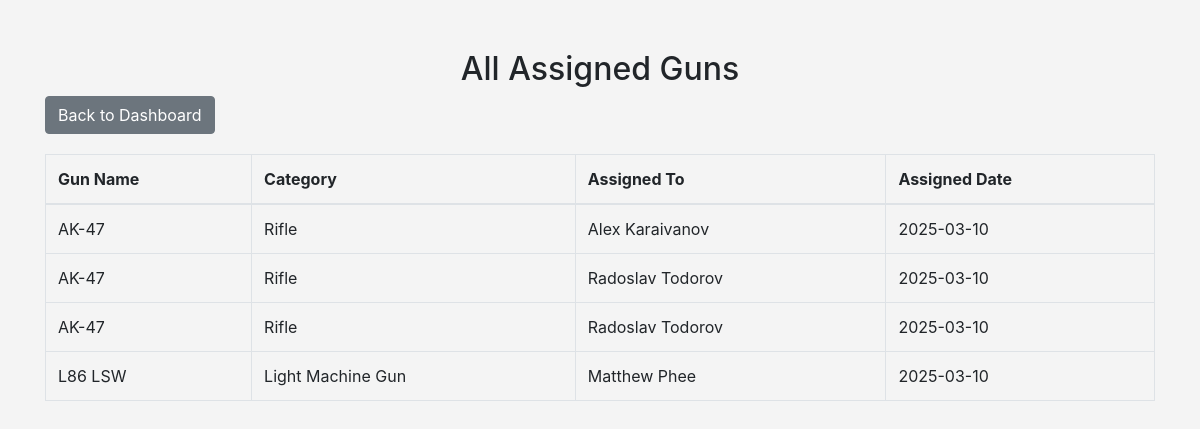
The page /assigned_guns/ (signed in) on the database its author committed.
### inventory_app/models.py (models this page shows, shortened)
class Assignment(models.Model):
    person = models.ForeignKey(Person, on_delete=models.CASCADE)
    gun = models.ForeignKey(Gun, on_delete=models.CASCADE)
    date_assigned = models.DateTimeField(auto_now_add=True)
    date_returned = models.DateTimeField(null=True, blank=True)

class Gun(models.Model):
    name = models.CharField(max_length=100)
    category = models.CharField(max_length=50, null=True, blank=True)
    is_assigned = models.BooleanField(default=False)

class Person(models.Model):
    user = models.OneToOneField(User, on_delete=models.CASCADE, null=True, blank=True)  # Allow nulls temporarily
    name = models.CharField(max_length=100)
    rank = models.ForeignKey('Rank', on_delete=models.CASCADE)

### inventory_app/views.py (the view)
# urls.py: path('assigned_guns/', views.view_all_assigned_guns, name='view_all_assigned_guns'),
@login_required
@user_passes_test(is_soldier)
def view_all_assigned_guns(request):
    assignments = Assignment.objects.filter(date_returned__isnull=True)
    return render(request, 'view_all_assigned_guns.html', {'assignments': assignments})

### inventory_app/views.py (called while the page is built)
def is_soldier(user):
    return user.groups.filter(name='Soldier').exists()

### inventory_app/templates/view_all_assigned_guns.html (shortened to what this page needs)
<!DOCTYPE html>
<html lang="en">
<head>
    <link rel="stylesheet" href="https://stackpath.bootstrapcdn.com/bootstrap/4.5.2/css/bootstrap.min.css">
</head>
<body>
<div class="container">
    <h2 class="text-center">All Assigned Guns</h2>
    <a href="{% url 'soldier_dashboard' %}" class="btn btn-secondary btn-back">Back to Dashboard</a>
    <table class="table table-bordered">
        <thead>
            <tr>
                <th>Gun Name</th>
                <th>Category</th>
                <th>Assigned To</th>
                <th>Assigned Date</th>
            </tr>
        </thead>
        <tbody>
            {% if assignments %}
                {% for assignment in assignments %}
                    <tr>
                        <td>{{ assignment.gun.name }}</td>
                        <td>{{ assignment.gun.category }}</td>
                        <td>{{ assignment.person.name }}</td>
                        <td>{{ assignment.date_assigned|date:"Y-m-d" }}</td>
                    </tr>
                {% endfor %}
            {% else %}
                <tr>
                    <td colspan="4" class="text-center">No guns assigned</td>
                </tr>
            {% endif %}
        </tbody>
    </table>
</div>
</body>
</html>

### inventory_app/templates/view_all_assigned_guns.html (style rules this page uses)
body { background-color: #f4f4f4; }
.container { margin-top: 50px; }
.btn-back { margin-bottom: 20px; }

### rows shown on the page
Assignment: gun.name "AK-47", gun.category "Rifle", person.name "Alex Karaivanov", date_assigned "2025-03-10"
Assignment: gun.name "AK-47", gun.category "Rifle", person.name "Radoslav Todorov", date_assigned "2025-03-10"
Assignment: gun.name "AK-47", gun.category "Rifle", person.name "Radoslav Todorov", date_assigned "2025-03-10"
Assignment: gun.name "L86 LSW", gun.category "Light Machine Gun", person.name "Matthew Phee", date_assigned "2025-03-10"
